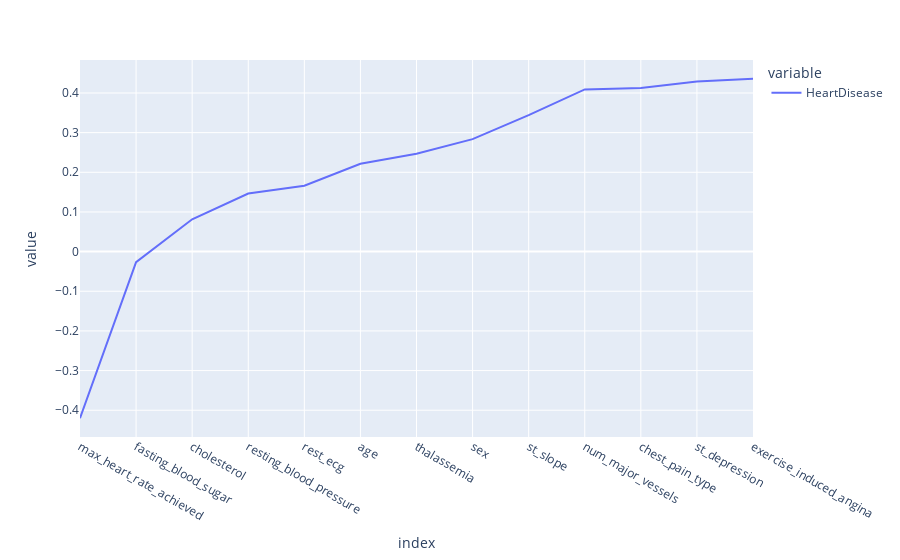

The code cell stored with this chart in its notebook:
### Code cell
px.line(heart_df.corr()['HeartDisease'][:-1].sort_values())

### Figure 1 — Plotly figure (JSON) as saved in the notebook; plotly's stock layout.template omitted (floating-point values rounded to 4 significant figures)
{"data": [{"hovertemplate": "variable=HeartDisease<br>index=%{x}<br>value=%{y}<extra></extra>", "legendgroup": "HeartDisease", "line": {"color": "#636efa", "dash": "solid"}, "marker": {"symbol": "circle"}, "mode": "lines", "name": "HeartDisease", "orientation": "v", "showlegend": true, "type": "scatter", "x": ["max_heart_rate_achieved", "fasting_blood_sugar", "cholesterol", "resting_blood_pressure", "rest_ecg", "age", "thalassemia", "sex", "st_slope", "num_major_vessels", "chest_pain_type", "st_depression", "exercise_induced_angina"], "xaxis": "x", "y": [-0.42, -0.02683, 0.08144, 0.1463, 0.1662, 0.2215, 0.2469, 0.2836, 0.3439, 0.409, 0.4126, 0.4291, 0.4356], "yaxis": "y"}], "layout": {"autosize": true, "legend": {"title": {"text": "variable"}, "tracegroupgap": 0}, "margin": {"t": 60}, "xaxis": {"anchor": "y", "autorange": true, "domain": [0, 1], "range": [0, 12], "title": {"text": "index"}, "type": "category"}, "yaxis": {"anchor": "x", "autorange": true, "domain": [0, 1], "range": [-0.4675, 0.4831], "title": {"text": "value"}, "type": "linear"}}}
